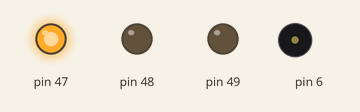
This sketch was run on a simulated Arduino Mega 2560, built with avr-gcc and run on an emulated ATmega2560. Parts: output pins drawn as LEDs (lit = HIGH), buzzer (waves = sounding). Pins used as bus, display or sensor lines are not drawn.

Above: at 0.16 s.
At 1.83 s:
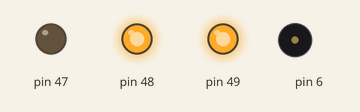
At 3.49 s:
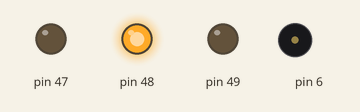
At 6.4 s:
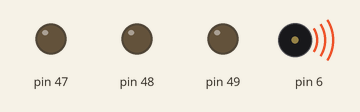
At 11.9 s:
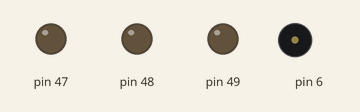
Timing chart, 0 to 16.9 s (numbered marks = the images above):
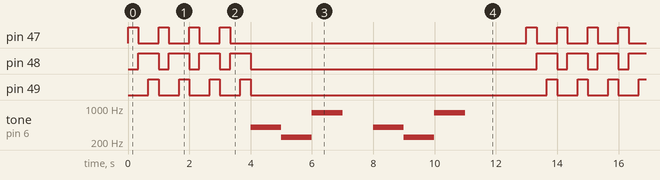

The sketch:

Lab_2_3_1.ino
```cpp
#define DDR3 DDRL
#define PORT3 PORTL

#define PIN_47 PL4 // pin 47
#define PIN_48 PL2 // pin 48
#define PIN_49 PL3 // pin 49

void setup() {
  Serial.begin(115200);
  DDR3 |= PIN_47; // initializes pin 47 as an output
  DDR3 |= PIN_48; // initializes pin 48 as an output
  DDR3 |= PIN_49; // initializes pin 49 as an output

  DDRH |= (1 << 3);

  TCCR4A = 0;
  TCCR4A |= (1 <<  COM4A0);
  TCCR4B = 0;
  TCCR4B |= (1 << WGM42) | (1 << CS40);
}

void loop() {
  taskC();
}

void taskC() {
  taskA(2);
  taskB(4);
  delay(1000);
}

void taskA(int n) {
  int prevTime = millis();
  int currTime = millis();

  while (currTime - prevTime < n * 1000) {
    currTime = millis();
    PORT3 |= PIN_47;
    delay(333);       // pauses for 333 ms
    PORT3 &= !PIN_47; // turns pin 47 off

    PORT3 |= PIN_48;  // turns pin 48 on
    delay(333);       // pauses for 333 ms
    PORT3 &= !PIN_48; // turns pin 48 off

    PORT3 |= PIN_49;  // turns pin 49 on
    delay(333);       // pauses for 333 ms
    PORT3 &= !PIN_49; // turns pin 49 off
  }
}

void taskB(int n) {
  PORT3 &= !PIN_47;
  PORT3 &= !PIN_48;
  PORT3 &= !PIN_49;

  int prevTime = millis();
  int currTime = millis();
  while (currTime - prevTime < n * 1000) {
    currTime = millis();
    OCR4A = 19999; //400
    delay (1000); // delay pauses for 1s

    OCR4A = 31999; //250
    delay (1000);

    OCR4A = 9999; //800
    delay (1000);

    OCR4A = 0;
    delay (1000);
  }
}
```

Measured:
- by itself, pin 47, pin 49: repeats every 13.0 s: 3 × (LOW 0.67 s, HIGH 0.33 s), LOW 9.7 s, HIGH 0.33 s
- by itself, pin 48: repeats every 13.0 s: 3 × (LOW 0.33 s, HIGH 0.67 s), LOW 9.3 s, HIGH 0.67 s
- by itself, tone on pin 6: repeats every 13.0 s: 250 Hz 1.0 s, 800 Hz 1.0 s, silent 1.0 s, 400 Hz 1.0 s, 250 Hz 1.0 s, 800 Hz 1.0 s, silent 6.0 s, 400 Hz 1.0 s
